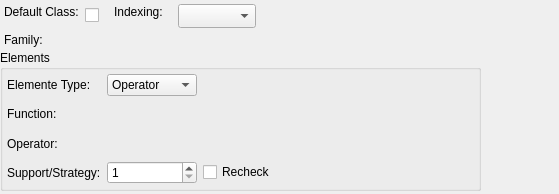
<?xml version="1.0" encoding="UTF-8"?>
<ui version="4.0">
 <class>ClasseOperadoresWidget</class>
 <widget class="QWidget" name="ClasseOperadoresWidget">
  <property name="geometry">
   <rect>
    <x>0</x>
    <y>0</y>
    <width>559</width>
    <height>194</height>
   </rect>
  </property>
  <property name="minimumSize">
   <size>
    <width>0</width>
    <height>0</height>
   </size>
  </property>
  <property name="windowTitle">
   <string>Form</string>
  </property>
  <widget class="QCheckBox" name="classepadrao_chk">
   <property name="geometry">
    <rect>
     <x>85</x>
     <y>5</y>
     <width>25</width>
     <height>21</height>
    </rect>
   </property>
   <property name="text">
    <string/>
   </property>
  </widget>
  <widget class="QLabel" name="classepadrao_lbl">
   <property name="geometry">
    <rect>
     <x>4</x>
     <y>4</y>
     <width>91</width>
     <height>16</height>
    </rect>
   </property>
   <property name="sizePolicy">
    <sizepolicy hsizetype="Fixed" vsizetype="Preferred">
     <horstretch>0</horstretch>
     <verstretch>0</verstretch>
    </sizepolicy>
   </property>
   <property name="minimumSize">
    <size>
     <width>90</width>
     <height>0</height>
    </size>
   </property>
   <property name="text">
    <string>Default Class:</string>
   </property>
  </widget>
  <widget class="QLabel" name="tipo_index_lbl">
   <property name="geometry">
    <rect>
     <x>114</x>
     <y>4</y>
     <width>68</width>
     <height>16</height>
    </rect>
   </property>
   <property name="sizePolicy">
    <sizepolicy hsizetype="Fixed" vsizetype="Preferred">
     <horstretch>0</horstretch>
     <verstretch>0</verstretch>
    </sizepolicy>
   </property>
   <property name="minimumSize">
    <size>
     <width>68</width>
     <height>0</height>
    </size>
   </property>
   <property name="text">
    <string>Indexing:</string>
   </property>
  </widget>
  <widget class="QComboBox" name="tipo_index_cmb">
   <property name="geometry">
    <rect>
     <x>178</x>
     <y>4</y>
     <width>78</width>
     <height>24</height>
    </rect>
   </property>
  </widget>
  <widget class="QGroupBox" name="elementos_grp">
   <property name="geometry">
    <rect>
     <x>0</x>
     <y>50</y>
     <width>481</width>
     <height>141</height>
    </rect>
   </property>
   <property name="title">
    <string>Elements</string>
   </property>
   <layout class="QGridLayout" name="elementos_grid">
    <property name="margin">
     <number>4</number>
    </property>
    <property name="spacing">
     <number>6</number>
    </property>
    <item row="0" column="0">
     <widget class="QLabel" name="tipo_elem_lbl">
      <property name="text">
       <string>Elemente Type:</string>
      </property>
     </widget>
    </item>
    <item row="0" column="1">
     <widget class="QComboBox" name="tipo_elem_cmb">
      <property name="sizePolicy">
       <sizepolicy hsizetype="Expanding" vsizetype="Fixed">
        <horstretch>0</horstretch>
        <verstretch>0</verstretch>
       </sizepolicy>
      </property>
      <item>
       <property name="text">
        <string>Operator</string>
       </property>
      </item>
      <item>
       <property name="text">
        <string>Function</string>
       </property>
      </item>
      <item>
       <property name="text">
        <string>Storage</string>
       </property>
      </item>
     </widget>
    </item>
    <item row="0" column="2" colspan="2">
     <spacer name="horizontalSpacer">
      <property name="orientation">
       <enum>Qt::Horizontal</enum>
      </property>
      <property name="sizeHint" stdset="0">
       <size>
        <width>271</width>
        <height>20</height>
       </size>
      </property>
     </spacer>
    </item>
    <item row="1" column="0">
     <widget class="QLabel" name="funcao_lbl">
      <property name="text">
       <string>Function:</string>
      </property>
     </widget>
    </item>
    <item row="2" column="0">
     <widget class="QLabel" name="operador_lbl">
      <property name="text">
       <string>Operator:</string>
      </property>
     </widget>
    </item>
    <item row="4" column="0">
     <widget class="QLabel" name="num_suporte_lbl">
      <property name="text">
       <string>Support/Strategy:</string>
      </property>
     </widget>
    </item>
    <item row="4" column="1">
     <widget class="QSpinBox" name="num_suporte_sb">
      <property name="minimum">
       <number>1</number>
      </property>
     </widget>
    </item>
    <item row="4" column="2" colspan="2">
     <widget class="QCheckBox" name="rechecar_chk">
      <property name="text">
       <string>Recheck</string>
      </property>
     </widget>
    </item>
   </layout>
  </widget>
  <widget class="QLabel" name="familia_lbl">
   <property name="geometry">
    <rect>
     <x>4</x>
     <y>32</y>
     <width>68</width>
     <height>16</height>
    </rect>
   </property>
   <property name="minimumSize">
    <size>
     <width>68</width>
     <height>0</height>
    </size>
   </property>
   <property name="text">
    <string>Family:</string>
   </property>
  </widget>
 </widget>
 <resources/>
 <connections/>
</ui>
